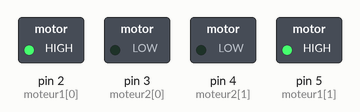
The sketch below on a simulated Arduino Uno, built with avr-gcc and run on an emulated ATmega328P. Parts: switched loads named in the sketch (green lamp = pin HIGH).

Above: at 0.2 s.
At 1.3 s:
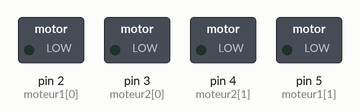
At 2.3 s:
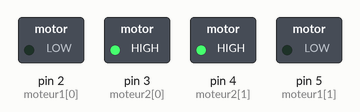
Timing chart, 0 to 3.2 s (numbered marks = the images above):
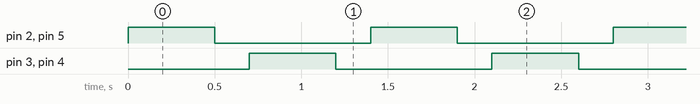

The sketch:

balancoire.ino
```cpp
int moteur1[] = {2, 5};
int moteur2[] = {3, 4};

const int REPOS = 200;
const int ACCEL = 500;

void setup() {
  // put your setup code here, to run once:

  pinMode(moteur1[0], OUTPUT);
  pinMode(moteur1[1], OUTPUT);
  pinMode(moteur2[0], OUTPUT);
  pinMode(moteur2[1], OUTPUT);
}

void allOff(int m1, int m2, int m3, int m4){
  digitalWrite(m1, LOW);
  digitalWrite(m2, LOW);
  digitalWrite(m3, LOW);
  digitalWrite(m4, LOW);
  delay(REPOS);
}

void monTour(int m1, int m2){
  digitalWrite(m1, HIGH);
  digitalWrite(m2, HIGH);

  delay(ACCEL);
}

void toggle(int m){
  digitalWrite(m, HIGH);
  delay(ACCEL);
  digitalWrite(m, LOW) ;
}
void loop() {
  // put your main code here, to run repeatedly:
  monTour(moteur1[0], moteur1[1]);
  allOff(moteur1[0], moteur1[1], moteur2[0], moteur2[1]);
  monTour(moteur2[0], moteur2[1]);
  allOff(moteur1[0], moteur1[1], moteur2[0], moteur2[1]); /*
  digitalWrite(moteur1[0], HIGH);
  digitalWrite(moteur1[1], HIGH);
  digitalWrite(moteur2[0], HIGH);
  digitalWrite(moteur2[1], HIGH);
*//*
  toggle(moteur1[0]);
  toggle(moteur1[1]);
  toggle(moteur2[0]);
  toggle(moteur2[1]);
  */
}
```

Measured:
- by itself, pin 2 (moteur1[0]), pin 3 (moteur2[0]), pin 4 (moteur2[1]), pin 5 (moteur1[1]): alternates HIGH for 0.50 s and LOW for 0.90 s
- by itself, everything shown: repeats every 1.4 s, in 4 steps
